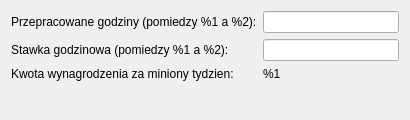
<?xml version="1.0" encoding="UTF-8"?>
<ui version="4.0">
 <class>InputForm</class>
 <widget class="QWidget" name="InputForm">
  <property name="geometry">
   <rect>
    <x>0</x>
    <y>0</y>
    <width>410</width>
    <height>120</height>
   </rect>
  </property>
  <property name="windowTitle">
   <string>Form</string>
  </property>
  <layout class="QFormLayout" name="formLayout">
   <item row="0" column="0">
    <widget class="QLabel" name="workedHoursLabel">
     <property name="text">
      <string>Przepracowane godziny (pomiedzy %1 a %2):</string>
     </property>
    </widget>
   </item>
   <item row="0" column="1">
    <widget class="QLineEdit" name="m_IntEntry"/>
   </item>
   <item row="1" column="0">
    <widget class="QLabel" name="moneyPerHourLabel">
     <property name="text">
      <string>Stawka godzinowa (pomiedzy %1 a %2):</string>
     </property>
    </widget>
   </item>
   <item row="1" column="1">
    <widget class="QLineEdit" name="m_DoubleEntry"/>
   </item>
   <item row="2" column="0">
    <widget class="QLabel" name="revenueLabel">
     <property name="text">
      <string>Kwota wynagrodzenia za miniony tydzien:</string>
     </property>
    </widget>
   </item>
   <item row="2" column="1">
    <widget class="QLabel" name="m_Result">
     <property name="text">
      <string>%1</string>
     </property>
    </widget>
   </item>
  </layout>
 </widget>
 <resources/>
 <connections>
  <connection>
   <sender>m_DoubleEntry</sender>
   <signal>returnPressed()</signal>
   <receiver>InputForm</receiver>
   <slot>calculate()</slot>
   <hints>
    <hint type="sourcelabel">
     <x>335</x>
     <y>56</y>
    </hint>
    <hint type="destinationlabel">
     <x>302</x>
     <y>100</y>
    </hint>
   </hints>
  </connection>
  <connection>
   <sender>m_IntEntry</sender>
   <signal>returnPressed()</signal>
   <receiver>m_DoubleEntry</receiver>
   <slot>setFocus()</slot>
   <hints>
    <hint type="sourcelabel">
     <x>375</x>
     <y>20</y>
    </hint>
    <hint type="destinationlabel">
     <x>369</x>
     <y>52</y>
    </hint>
   </hints>
  </connection>
  <connection>
   <sender>m_DoubleEntry</sender>
   <signal>returnPressed()</signal>
   <receiver>m_IntEntry</receiver>
   <slot>setFocus()</slot>
   <hints>
    <hint type="sourcelabel">
     <x>304</x>
     <y>53</y>
    </hint>
    <hint type="destinationlabel">
     <x>300</x>
     <y>19</y>
    </hint>
   </hints>
  </connection>
 </connections>
 <slots>
  <slot>calculate()</slot>
 </slots>
</ui>
